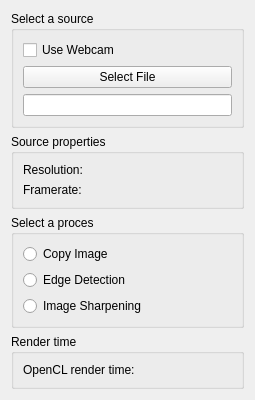
<?xml version="1.0" encoding="UTF-8"?>
<ui version="4.0">
 <class>ReadWriteConfigWidget</class>
 <widget class="QWidget" name="ReadWriteConfigWidget">
  <property name="geometry">
   <rect>
    <x>0</x>
    <y>0</y>
    <width>255</width>
    <height>382</height>
   </rect>
  </property>
  <property name="windowTitle">
   <string>Form</string>
  </property>
  <layout class="QVBoxLayout" name="verticalLayout_3">
   <item>
    <widget class="QGroupBox" name="groupBox">
     <property name="title">
      <string>Select a source</string>
     </property>
     <layout class="QVBoxLayout" name="verticalLayout_2">
      <item>
       <widget class="QCheckBox" name="checkBox">
        <property name="text">
         <string>Use Webcam</string>
        </property>
       </widget>
      </item>
      <item>
       <widget class="QPushButton" name="pushButton">
        <property name="text">
         <string>Select File</string>
        </property>
       </widget>
      </item>
      <item>
       <widget class="QLineEdit" name="lineEdit"/>
      </item>
     </layout>
    </widget>
   </item>
   <item>
    <widget class="QGroupBox" name="groupBox_4">
     <property name="title">
      <string>Source properties</string>
     </property>
     <layout class="QVBoxLayout" name="verticalLayout_6">
      <item>
       <layout class="QHBoxLayout" name="horizontalLayout">
        <item>
         <widget class="QLabel" name="label">
          <property name="text">
           <string>Resolution:</string>
          </property>
         </widget>
        </item>
        <item>
         <widget class="QLabel" name="resLbl">
          <property name="text">
           <string/>
          </property>
         </widget>
        </item>
       </layout>
      </item>
      <item>
       <layout class="QHBoxLayout" name="horizontalLayout_2">
        <item>
         <widget class="QLabel" name="label_2">
          <property name="text">
           <string>Framerate:</string>
          </property>
         </widget>
        </item>
        <item>
         <widget class="QLabel" name="frameRlbl">
          <property name="text">
           <string/>
          </property>
         </widget>
        </item>
       </layout>
      </item>
     </layout>
    </widget>
   </item>
   <item>
    <widget class="QGroupBox" name="groupBox_2">
     <property name="title">
      <string>Select a proces</string>
     </property>
     <layout class="QVBoxLayout" name="verticalLayout_4">
      <item>
       <widget class="QRadioButton" name="copyButton">
        <property name="text">
         <string>Copy Image</string>
        </property>
       </widget>
      </item>
      <item>
       <widget class="QRadioButton" name="edgeButton">
        <property name="text">
         <string>Edge Detection</string>
        </property>
       </widget>
      </item>
      <item>
       <widget class="QRadioButton" name="sharpButton">
        <property name="text">
         <string>Image Sharpening</string>
        </property>
       </widget>
      </item>
     </layout>
    </widget>
   </item>
   <item>
    <widget class="QGroupBox" name="groupBox_3">
     <property name="title">
      <string>Render time</string>
     </property>
     <layout class="QVBoxLayout" name="verticalLayout_5">
      <item>
       <layout class="QVBoxLayout" name="verticalLayout">
        <item>
         <layout class="QHBoxLayout" name="horizontalLayout_3">
          <item>
           <widget class="QLabel" name="label_3">
            <property name="text">
             <string>OpenCL render time:</string>
            </property>
           </widget>
          </item>
          <item>
           <widget class="QLabel" name="openCLTimeLbl">
            <property name="text">
             <string/>
            </property>
           </widget>
          </item>
         </layout>
        </item>
       </layout>
      </item>
     </layout>
    </widget>
   </item>
  </layout>
 </widget>
 <resources/>
 <connections/>
</ui>
